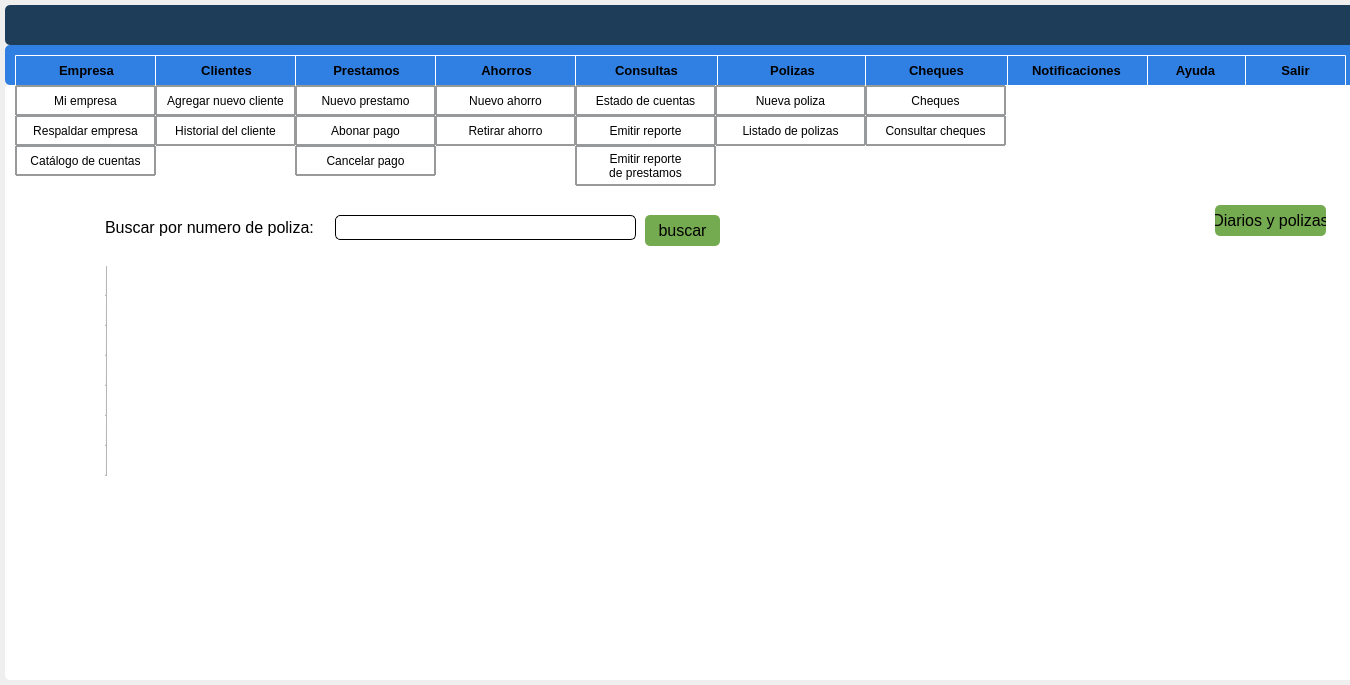
<?xml version="1.0" encoding="UTF-8"?>
<ui version="4.0">
 <class>DetailWindow</class>
 <widget class="QWidget" name="DetailWindow">
  <property name="geometry">
   <rect>
    <x>0</x>
    <y>0</y>
    <width>1350</width>
    <height>685</height>
   </rect>
  </property>
  <property name="windowTitle">
   <string>Form</string>
  </property>
  <property name="styleSheet">
   <string notr="true">QWidget#DetailWindow{border-radius: 5px}</string>
  </property>
  <layout class="QVBoxLayout" name="verticalLayout">
   <property name="spacing">
    <number>0</number>
   </property>
   <property name="leftMargin">
    <number>0</number>
   </property>
   <property name="topMargin">
    <number>0</number>
   </property>
   <property name="rightMargin">
    <number>0</number>
   </property>
   <property name="bottomMargin">
    <number>0</number>
   </property>
   <item>
    <widget class="QFrame" name="central_widget_frame">
     <property name="minimumSize">
      <size>
       <width>1350</width>
       <height>0</height>
      </size>
     </property>
     <property name="styleSheet">
      <string notr="true">border-radius: 5px</string>
     </property>
     <property name="frameShape">
      <enum>QFrame::StyledPanel</enum>
     </property>
     <property name="frameShadow">
      <enum>QFrame::Raised</enum>
     </property>
     <layout class="QVBoxLayout" name="shadow_layout">
      <property name="spacing">
       <number>0</number>
      </property>
      <property name="leftMargin">
       <number>5</number>
      </property>
      <property name="topMargin">
       <number>5</number>
      </property>
      <property name="rightMargin">
       <number>5</number>
      </property>
      <property name="bottomMargin">
       <number>5</number>
      </property>
      <item>
       <widget class="QFrame" name="background_frame">
        <property name="minimumSize">
         <size>
          <width>1350</width>
          <height>0</height>
         </size>
        </property>
        <property name="styleSheet">
         <string notr="true">QWidgget#background_frame{background-color: rgb(245, 240, 225);}</string>
        </property>
        <property name="frameShape">
         <enum>QFrame::StyledPanel</enum>
        </property>
        <property name="frameShadow">
         <enum>QFrame::Raised</enum>
        </property>
        <layout class="QVBoxLayout" name="verticalLayout_2">
         <property name="spacing">
          <number>0</number>
         </property>
         <property name="leftMargin">
          <number>0</number>
         </property>
         <property name="topMargin">
          <number>0</number>
         </property>
         <property name="rightMargin">
          <number>0</number>
         </property>
         <property name="bottomMargin">
          <number>0</number>
         </property>
         <item>
          <widget class="QFrame" name="top_bar_frame">
           <property name="minimumSize">
            <size>
             <width>0</width>
             <height>40</height>
            </size>
           </property>
           <property name="maximumSize">
            <size>
             <width>16777215</width>
             <height>40</height>
            </size>
           </property>
           <property name="styleSheet">
            <string notr="true">background-color: #1e3d59;
border-radius: 5px</string>
           </property>
           <property name="frameShape">
            <enum>QFrame::StyledPanel</enum>
           </property>
           <property name="frameShadow">
            <enum>QFrame::Raised</enum>
           </property>
           <layout class="QHBoxLayout" name="horizontalLayout_3">
            <item>
             <widget class="QLabel" name="title_label">
              <property name="minimumSize">
               <size>
                <width>1100</width>
                <height>0</height>
               </size>
              </property>
              <property name="font">
               <font>
                <pointsize>10</pointsize>
                <bold>true</bold>
               </font>
              </property>
              <property name="styleSheet">
               <string notr="true">color: white;</string>
              </property>
              <property name="text">
               <string/>
              </property>
             </widget>
            </item>
            <item>
             <widget class="QFrame" name="buttons_holder_frame">
              <property name="minimumSize">
               <size>
                <width>180</width>
                <height>30</height>
               </size>
              </property>
              <property name="maximumSize">
               <size>
                <width>113</width>
                <height>16777215</height>
               </size>
              </property>
              <property name="frameShape">
               <enum>QFrame::StyledPanel</enum>
              </property>
              <property name="frameShadow">
               <enum>QFrame::Raised</enum>
              </property>
              <widget class="QToolButton" name="restore_button">
               <property name="geometry">
                <rect>
                 <x>110</x>
                 <y>0</y>
                 <width>22</width>
                 <height>22</height>
                </rect>
               </property>
               <property name="text">
                <string/>
               </property>
               <property name="icon">
                <iconset>
                 <normaloff>../../pys6-recipes-organizer-master/assets/icons/restore-window.png</normaloff>../../pys6-recipes-organizer-master/assets/icons/restore-window.png</iconset>
               </property>
               <property name="iconSize">
                <size>
                 <width>25</width>
                 <height>25</height>
                </size>
               </property>
              </widget>
              <widget class="QToolButton" name="close_button">
               <property name="geometry">
                <rect>
                 <x>150</x>
                 <y>0</y>
                 <width>22</width>
                 <height>22</height>
                </rect>
               </property>
               <property name="text">
                <string/>
               </property>
               <property name="icon">
                <iconset>
                 <normaloff>../../pys6-recipes-organizer-master/assets/icons/close-window.png</normaloff>../../pys6-recipes-organizer-master/assets/icons/close-window.png</iconset>
               </property>
               <property name="iconSize">
                <size>
                 <width>25</width>
                 <height>25</height>
                </size>
               </property>
              </widget>
              <widget class="QToolButton" name="maximize_button">
               <property name="geometry">
                <rect>
                 <x>107</x>
                 <y>0</y>
                 <width>31</width>
                 <height>22</height>
                </rect>
               </property>
               <property name="text">
                <string/>
               </property>
               <property name="icon">
                <iconset>
                 <normaloff>../../pys6-recipes-organizer-master/assets/icons/maximize-window.png</normaloff>../../pys6-recipes-organizer-master/assets/icons/maximize-window.png</iconset>
               </property>
               <property name="iconSize">
                <size>
                 <width>25</width>
                 <height>25</height>
                </size>
               </property>
              </widget>
              <widget class="QToolButton" name="minimize_button">
               <property name="geometry">
                <rect>
                 <x>70</x>
                 <y>0</y>
                 <width>22</width>
                 <height>22</height>
                </rect>
               </property>
               <property name="text">
                <string/>
               </property>
               <property name="icon">
                <iconset>
                 <normaloff>../../pys6-recipes-organizer-master/assets/icons/minimize-window.png</normaloff>../../pys6-recipes-organizer-master/assets/icons/minimize-window.png</iconset>
               </property>
               <property name="iconSize">
                <size>
                 <width>25</width>
                 <height>25</height>
                </size>
               </property>
              </widget>
             </widget>
            </item>
           </layout>
          </widget>
         </item>
         <item>
          <widget class="QFrame" name="content_frame">
           <property name="frameShape">
            <enum>QFrame::StyledPanel</enum>
           </property>
           <property name="frameShadow">
            <enum>QFrame::Raised</enum>
           </property>
           <layout class="QVBoxLayout" name="verticalLayout_3">
            <property name="spacing">
             <number>0</number>
            </property>
            <property name="leftMargin">
             <number>0</number>
            </property>
            <property name="topMargin">
             <number>0</number>
            </property>
            <property name="rightMargin">
             <number>0</number>
            </property>
            <property name="bottomMargin">
             <number>0</number>
            </property>
            <item>
             <widget class="QFrame" name="barra_principal_frame">
              <property name="enabled">
               <bool>true</bool>
              </property>
              <property name="minimumSize">
               <size>
                <width>0</width>
                <height>20</height>
               </size>
              </property>
              <property name="maximumSize">
               <size>
                <width>16777215</width>
                <height>40</height>
               </size>
              </property>
              <property name="styleSheet">
               <string notr="true">QWidget#barra_principal_frame{background-color: rgb(48, 127, 226);
border-radius: 5px}</string>
              </property>
              <property name="frameShape">
               <enum>QFrame::StyledPanel</enum>
              </property>
              <property name="frameShadow">
               <enum>QFrame::Raised</enum>
              </property>
              <widget class="QPushButton" name="Empresa">
               <property name="geometry">
                <rect>
                 <x>10</x>
                 <y>10</y>
                 <width>143</width>
                 <height>31</height>
                </rect>
               </property>
               <property name="font">
                <font>
                 <pointsize>10</pointsize>
                 <bold>true</bold>
                </font>
               </property>
               <property name="styleSheet">
                <string notr="true">border-style: solid;
background-color: rgb(48, 127, 226);
border-width: 1px;
border-color: rgb(255, 255, 255);
border-radius: 1px;</string>
               </property>
               <property name="text">
                <string>Empresa</string>
               </property>
               <property name="icon">
                <iconset>
                 <normaloff>../assets/Iconos/house.png</normaloff>../assets/Iconos/house.png</iconset>
               </property>
               <property name="iconSize">
                <size>
                 <width>40</width>
                 <height>40</height>
                </size>
               </property>
              </widget>
              <widget class="QPushButton" name="Clientes">
               <property name="geometry">
                <rect>
                 <x>150</x>
                 <y>10</y>
                 <width>143</width>
                 <height>31</height>
                </rect>
               </property>
               <property name="font">
                <font>
                 <pointsize>10</pointsize>
                 <bold>true</bold>
                </font>
               </property>
               <property name="styleSheet">
                <string notr="true">border-style: solid;
background-color: rgb(48, 127, 226);
border-width: 1px;
border-color: rgb(255, 255, 255);
border-radius: 1px;</string>
               </property>
               <property name="text">
                <string>Clientes</string>
               </property>
               <property name="icon">
                <iconset>
                 <normaloff>../assets/Iconos/60eb68bb3242ef4ac327a3fe28d25719.png</normaloff>../assets/Iconos/60eb68bb3242ef4ac327a3fe28d25719.png</iconset>
               </property>
               <property name="iconSize">
                <size>
                 <width>30</width>
                 <height>30</height>
                </size>
               </property>
              </widget>
              <widget class="QPushButton" name="Prestamos">
               <property name="geometry">
                <rect>
                 <x>290</x>
                 <y>10</y>
                 <width>143</width>
                 <height>31</height>
                </rect>
               </property>
               <property name="font">
                <font>
                 <pointsize>10</pointsize>
                 <bold>true</bold>
                </font>
               </property>
               <property name="styleSheet">
                <string notr="true">border-style: solid;
background-color: rgb(48, 127, 226);
border-width: 1px;
border-color: rgb(255, 255, 255);
border-radius: 1px;</string>
               </property>
               <property name="text">
                <string>Prestamos</string>
               </property>
               <property name="icon">
                <iconset>
                 <normaloff>../assets/Iconos/prestamos.png</normaloff>../assets/Iconos/prestamos.png</iconset>
               </property>
               <property name="iconSize">
                <size>
                 <width>35</width>
                 <height>35</height>
                </size>
               </property>
              </widget>
              <widget class="QPushButton" name="Ahorros">
               <property name="geometry">
                <rect>
                 <x>430</x>
                 <y>10</y>
                 <width>143</width>
                 <height>31</height>
                </rect>
               </property>
               <property name="font">
                <font>
                 <pointsize>10</pointsize>
                 <bold>true</bold>
                </font>
               </property>
               <property name="styleSheet">
                <string notr="true">border-style: solid;
background-color: rgb(48, 127, 226);
border-width: 1px;
border-color: rgb(255, 255, 255);
border-radius: 1px;</string>
               </property>
               <property name="text">
                <string>Ahorros</string>
               </property>
               <property name="icon">
                <iconset>
                 <normaloff>../assets/Iconos/497f1ee33d47f13536a037095be32bde-icono-de-circulo-de-banco-de-cerdo.png</normaloff>../assets/Iconos/497f1ee33d47f13536a037095be32bde-icono-de-circulo-de-banco-de-cerdo.png</iconset>
               </property>
               <property name="iconSize">
                <size>
                 <width>35</width>
                 <height>30</height>
                </size>
               </property>
              </widget>
              <widget class="QPushButton" name="Consultas">
               <property name="geometry">
                <rect>
                 <x>570</x>
                 <y>10</y>
                 <width>143</width>
                 <height>31</height>
                </rect>
               </property>
               <property name="font">
                <font>
                 <pointsize>10</pointsize>
                 <bold>true</bold>
                </font>
               </property>
               <property name="styleSheet">
                <string notr="true">border-style: solid;
background-color: rgb(48, 127, 226);
border-width: 1px;
border-color: rgb(255, 255, 255);
border-radius: 1px;</string>
               </property>
               <property name="text">
                <string>Consultas</string>
               </property>
               <property name="icon">
                <iconset>
                 <normaloff>../assets/Iconos/consultas.png</normaloff>../assets/Iconos/consultas.png</iconset>
               </property>
               <property name="iconSize">
                <size>
                 <width>40</width>
                 <height>40</height>
                </size>
               </property>
              </widget>
              <widget class="QPushButton" name="Ayuda">
               <property name="geometry">
                <rect>
                 <x>1140</x>
                 <y>10</y>
                 <width>101</width>
                 <height>31</height>
                </rect>
               </property>
               <property name="font">
                <font>
                 <pointsize>10</pointsize>
                 <bold>true</bold>
                </font>
               </property>
               <property name="styleSheet">
                <string notr="true">border-style: solid;
background-color: rgb(48, 127, 226);
border-width: 1px;
border-color: rgb(255, 255, 255);
border-radius: 1px;</string>
               </property>
               <property name="text">
                <string>Ayuda</string>
               </property>
               <property name="icon">
                <iconset>
                 <normaloff>../assets/Iconos/ayuda.png</normaloff>../assets/Iconos/ayuda.png</iconset>
               </property>
               <property name="iconSize">
                <size>
                 <width>40</width>
                 <height>40</height>
                </size>
               </property>
              </widget>
              <widget class="QPushButton" name="Salir">
               <property name="geometry">
                <rect>
                 <x>1240</x>
                 <y>10</y>
                 <width>101</width>
                 <height>31</height>
                </rect>
               </property>
               <property name="font">
                <font>
                 <pointsize>10</pointsize>
                 <bold>true</bold>
                </font>
               </property>
               <property name="styleSheet">
                <string notr="true">border-style: solid;
background-color: rgb(48, 127, 226);
border-width: 1px;
border-color: rgb(255, 255, 255);
border-radius: 1px;</string>
               </property>
               <property name="text">
                <string>Salir</string>
               </property>
               <property name="icon">
                <iconset>
                 <normaloff>../assets/Iconos/exit.png</normaloff>../assets/Iconos/exit.png</iconset>
               </property>
               <property name="iconSize">
                <size>
                 <width>30</width>
                 <height>30</height>
                </size>
               </property>
              </widget>
              <widget class="QPushButton" name="Notificaciones">
               <property name="geometry">
                <rect>
                 <x>1000</x>
                 <y>10</y>
                 <width>143</width>
                 <height>31</height>
                </rect>
               </property>
               <property name="font">
                <font>
                 <pointsize>10</pointsize>
                 <bold>true</bold>
                </font>
               </property>
               <property name="styleSheet">
                <string notr="true">border-style: solid;
background-color: rgb(48, 127, 226);
border-width: 1px;
border-color: rgb(255, 255, 255);
border-radius: 1px;</string>
               </property>
               <property name="text">
                <string>Notificaciones</string>
               </property>
               <property name="icon">
                <iconset>
                 <normaloff>../assets/Iconos/Imagen2.png</normaloff>../assets/Iconos/Imagen2.png</iconset>
               </property>
               <property name="iconSize">
                <size>
                 <width>25</width>
                 <height>25</height>
                </size>
               </property>
              </widget>
              <widget class="QPushButton" name="PolizaS">
               <property name="geometry">
                <rect>
                 <x>712</x>
                 <y>10</y>
                 <width>151</width>
                 <height>31</height>
                </rect>
               </property>
               <property name="font">
                <font>
                 <pointsize>10</pointsize>
                 <bold>true</bold>
                </font>
               </property>
               <property name="styleSheet">
                <string notr="true">border-style: solid;
background-color: rgb(48, 127, 226);
border-width: 1px;
border-color: rgb(255, 255, 255);
border-radius: 1px;</string>
               </property>
               <property name="text">
                <string>Polizas</string>
               </property>
               <property name="icon">
                <iconset>
                 <normaloff>../assets/Iconos/polizas.png</normaloff>../assets/Iconos/polizas.png</iconset>
               </property>
               <property name="iconSize">
                <size>
                 <width>25</width>
                 <height>25</height>
                </size>
               </property>
              </widget>
              <widget class="QPushButton" name="ChequeS">
               <property name="geometry">
                <rect>
                 <x>860</x>
                 <y>10</y>
                 <width>143</width>
                 <height>31</height>
                </rect>
               </property>
               <property name="font">
                <font>
                 <pointsize>10</pointsize>
                 <bold>true</bold>
                </font>
               </property>
               <property name="styleSheet">
                <string notr="true">border-style: solid;
background-color: rgb(48, 127, 226);
border-width: 1px;
border-color: rgb(255, 255, 255);
border-radius: 1px;</string>
               </property>
               <property name="text">
                <string>Cheques</string>
               </property>
               <property name="icon">
                <iconset>
                 <normaloff>../assets/Iconos/cheques.png</normaloff>../assets/Iconos/cheques.png</iconset>
               </property>
               <property name="iconSize">
                <size>
                 <width>40</width>
                 <height>40</height>
                </size>
               </property>
              </widget>
              <widget class="QLabel" name="notify">
               <property name="geometry">
                <rect>
                 <x>1010</x>
                 <y>20</y>
                 <width>16</width>
                 <height>16</height>
                </rect>
               </property>
               <property name="styleSheet">
                <string notr="true">image: url(:/imagen/rojo.png);</string>
               </property>
               <property name="text">
                <string>&lt;html&gt;&lt;head/&gt;&lt;body&gt;&lt;p align=&quot;center&quot;&gt;&lt;br/&gt;&lt;/p&gt;&lt;/body&gt;&lt;/html&gt;</string>
               </property>
              </widget>
             </widget>
            </item>
            <item>
             <widget class="QFrame" name="contenido">
              <property name="styleSheet">
               <string notr="true">background-color: rgb(255, 255, 255);</string>
              </property>
              <property name="frameShape">
               <enum>QFrame::StyledPanel</enum>
              </property>
              <property name="frameShadow">
               <enum>QFrame::Raised</enum>
              </property>
              <widget class="QLabel" name="label_18">
               <property name="geometry">
                <rect>
                 <x>1000</x>
                 <y>10</y>
                 <width>251</width>
                 <height>51</height>
                </rect>
               </property>
               <property name="text">
                <string/>
               </property>
              </widget>
              <widget class="QFrame" name="frame">
               <property name="geometry">
                <rect>
                 <x>0</x>
                 <y>0</y>
                 <width>1431</width>
                 <height>101</height>
                </rect>
               </property>
               <property name="frameShape">
                <enum>QFrame::StyledPanel</enum>
               </property>
               <property name="frameShadow">
                <enum>QFrame::Raised</enum>
               </property>
               <widget class="QLabel" name="IngresaTitulo">
                <property name="geometry">
                 <rect>
                  <x>240</x>
                  <y>20</y>
                  <width>841</width>
                  <height>61</height>
                 </rect>
                </property>
                <property name="minimumSize">
                 <size>
                  <width>750</width>
                  <height>0</height>
                 </size>
                </property>
                <property name="maximumSize">
                 <size>
                  <width>1600</width>
                  <height>16777215</height>
                 </size>
                </property>
                <property name="font">
                 <font>
                  <pointsize>16</pointsize>
                 </font>
                </property>
                <property name="styleSheet">
                 <string notr="true"/>
                </property>
                <property name="text">
                 <string>&lt;html&gt;&lt;head/&gt;&lt;body&gt;&lt;p align=&quot;center&quot;&gt;Listado de polizas&lt;/p&gt;&lt;/body&gt;&lt;/html&gt;</string>
                </property>
               </widget>
               <widget class="QLabel" name="label_10">
                <property name="geometry">
                 <rect>
                  <x>1200</x>
                  <y>10</y>
                  <width>80</width>
                  <height>80</height>
                 </rect>
                </property>
                <property name="minimumSize">
                 <size>
                  <width>80</width>
                  <height>80</height>
                 </size>
                </property>
                <property name="text">
                 <string/>
                </property>
                <property name="pixmap">
                 <pixmap resource="../imagenes/res.qrc">:/imagen/logobueno_preview_rev_1.png</pixmap>
                </property>
               </widget>
               <widget class="QPushButton" name="Catalogo">
                <property name="geometry">
                 <rect>
                  <x>10</x>
                  <y>60</y>
                  <width>141</width>
                  <height>31</height>
                 </rect>
                </property>
                <property name="styleSheet">
                 <string notr="true">border-style: solid;
border-width: 2px;
border-color: rgb(151, 153, 155);
border-radius: 1px;
</string>
                </property>
                <property name="text">
                 <string>Catálogo de cuentas</string>
                </property>
               </widget>
               <widget class="QPushButton" name="Respaldo">
                <property name="geometry">
                 <rect>
                  <x>10</x>
                  <y>30</y>
                  <width>141</width>
                  <height>31</height>
                 </rect>
                </property>
                <property name="styleSheet">
                 <string notr="true">border-style: solid;
border-width: 2px;
border-color: rgb(151, 153, 155);
border-radius: 1px;
</string>
                </property>
                <property name="text">
                 <string>Respaldar empresa</string>
                </property>
               </widget>
               <widget class="QPushButton" name="Mi_Empresa">
                <property name="geometry">
                 <rect>
                  <x>10</x>
                  <y>0</y>
                  <width>141</width>
                  <height>31</height>
                 </rect>
                </property>
                <property name="styleSheet">
                 <string notr="true">border-style: solid;
border-width: 2px;
border-color: rgb(151, 153, 155);
border-radius: 1px;
</string>
                </property>
                <property name="text">
                 <string>Mi empresa</string>
                </property>
               </widget>
               <widget class="QPushButton" name="Ahorro">
                <property name="geometry">
                 <rect>
                  <x>430</x>
                  <y>0</y>
                  <width>141</width>
                  <height>31</height>
                 </rect>
                </property>
                <property name="styleSheet">
                 <string notr="true">border-style: solid;
border-width: 2px;
border-color: rgb(151, 153, 155);
border-radius: 1px;
</string>
                </property>
                <property name="text">
                 <string>Nuevo ahorro</string>
                </property>
               </widget>
               <widget class="QPushButton" name="abonar">
                <property name="geometry">
                 <rect>
                  <x>290</x>
                  <y>30</y>
                  <width>141</width>
                  <height>31</height>
                 </rect>
                </property>
                <property name="styleSheet">
                 <string notr="true">border-style: solid;
border-width: 2px;
border-color: rgb(151, 153, 155);
border-radius: 1px;
</string>
                </property>
                <property name="text">
                 <string>Abonar pago</string>
                </property>
               </widget>
               <widget class="QPushButton" name="Reportes">
                <property name="geometry">
                 <rect>
                  <x>570</x>
                  <y>30</y>
                  <width>141</width>
                  <height>31</height>
                 </rect>
                </property>
                <property name="styleSheet">
                 <string notr="true">border-style: solid;
border-width: 2px;
border-color: rgb(151, 153, 155);
border-radius: 1px;
</string>
                </property>
                <property name="text">
                 <string>Emitir reporte</string>
                </property>
               </widget>
               <widget class="QPushButton" name="Polizas">
                <property name="geometry">
                 <rect>
                  <x>710</x>
                  <y>0</y>
                  <width>151</width>
                  <height>31</height>
                 </rect>
                </property>
                <property name="styleSheet">
                 <string notr="true">border-style: solid;
border-width: 2px;
border-color: rgb(151, 153, 155);
border-radius: 1px;
</string>
                </property>
                <property name="text">
                 <string>Nueva poliza</string>
                </property>
               </widget>
               <widget class="QPushButton" name="Historial">
                <property name="geometry">
                 <rect>
                  <x>150</x>
                  <y>30</y>
                  <width>141</width>
                  <height>31</height>
                 </rect>
                </property>
                <property name="styleSheet">
                 <string notr="true">border-style: solid;
border-width: 2px;
border-color: rgb(151, 153, 155);
border-radius: 1px;
</string>
                </property>
                <property name="text">
                 <string>Historial del cliente</string>
                </property>
               </widget>
               <widget class="QPushButton" name="Estado">
                <property name="geometry">
                 <rect>
                  <x>570</x>
                  <y>0</y>
                  <width>141</width>
                  <height>31</height>
                 </rect>
                </property>
                <property name="styleSheet">
                 <string notr="true">border-style: solid;
border-width: 2px;
border-color: rgb(151, 153, 155);
border-radius: 1px;
</string>
                </property>
                <property name="text">
                 <string>Estado de cuentas</string>
                </property>
               </widget>
               <widget class="QPushButton" name="cancelar">
                <property name="geometry">
                 <rect>
                  <x>290</x>
                  <y>60</y>
                  <width>141</width>
                  <height>31</height>
                 </rect>
                </property>
                <property name="styleSheet">
                 <string notr="true">border-style: solid;
border-width: 2px;
border-color: rgb(151, 153, 155);
border-radius: 1px;
</string>
                </property>
                <property name="text">
                 <string>Cancelar pago</string>
                </property>
               </widget>
               <widget class="QPushButton" name="Cliente">
                <property name="geometry">
                 <rect>
                  <x>150</x>
                  <y>0</y>
                  <width>141</width>
                  <height>31</height>
                 </rect>
                </property>
                <property name="styleSheet">
                 <string notr="true">border-style: solid;
border-width: 2px;
border-color: rgb(151, 153, 155);
border-radius: 1px;
</string>
                </property>
                <property name="text">
                 <string>Agregar nuevo cliente</string>
                </property>
               </widget>
               <widget class="QPushButton" name="Retirar">
                <property name="geometry">
                 <rect>
                  <x>430</x>
                  <y>30</y>
                  <width>141</width>
                  <height>31</height>
                 </rect>
                </property>
                <property name="styleSheet">
                 <string notr="true">border-style: solid;
border-width: 2px;
border-color: rgb(151, 153, 155);
border-radius: 1px;
</string>
                </property>
                <property name="text">
                 <string>Retirar ahorro</string>
                </property>
               </widget>
               <widget class="QPushButton" name="Cheques">
                <property name="geometry">
                 <rect>
                  <x>860</x>
                  <y>0</y>
                  <width>141</width>
                  <height>31</height>
                 </rect>
                </property>
                <property name="styleSheet">
                 <string notr="true">border-style: solid;
border-width: 2px;
border-color: rgb(151, 153, 155);
border-radius: 1px;
</string>
                </property>
                <property name="text">
                 <string>Cheques</string>
                </property>
               </widget>
               <widget class="QPushButton" name="Consulta_cheque">
                <property name="geometry">
                 <rect>
                  <x>860</x>
                  <y>30</y>
                  <width>141</width>
                  <height>31</height>
                 </rect>
                </property>
                <property name="styleSheet">
                 <string notr="true">border-style: solid;
border-width: 2px;
border-color: rgb(151, 153, 155);
border-radius: 1px;
</string>
                </property>
                <property name="text">
                 <string>Consultar cheques</string>
                </property>
               </widget>
               <widget class="QPushButton" name="Listado">
                <property name="geometry">
                 <rect>
                  <x>710</x>
                  <y>30</y>
                  <width>151</width>
                  <height>31</height>
                 </rect>
                </property>
                <property name="styleSheet">
                 <string notr="true">border-style: solid;
border-width: 2px;
border-color: rgb(151, 153, 155);
border-radius: 1px;
</string>
                </property>
                <property name="text">
                 <string>Listado de polizas</string>
                </property>
               </widget>
               <widget class="QPushButton" name="prestamo">
                <property name="geometry">
                 <rect>
                  <x>290</x>
                  <y>0</y>
                  <width>141</width>
                  <height>31</height>
                 </rect>
                </property>
                <property name="styleSheet">
                 <string notr="true">border-style: solid;
border-width: 2px;
border-color: rgb(151, 153, 155);
border-radius: 1px;
</string>
                </property>
                <property name="text">
                 <string>Nuevo prestamo</string>
                </property>
               </widget>
               <widget class="QPushButton" name="Reportes_2">
                <property name="geometry">
                 <rect>
                  <x>570</x>
                  <y>60</y>
                  <width>141</width>
                  <height>41</height>
                 </rect>
                </property>
                <property name="styleSheet">
                 <string notr="true">border-style: solid;
border-width: 2px;
border-color: rgb(151, 153, 155);
border-radius: 1px;
</string>
                </property>
                <property name="text">
                 <string>Emitir reporte 
de prestamos</string>
                </property>
               </widget>
              </widget>
              <widget class="QFrame" name="Desarrollo">
               <property name="geometry">
                <rect>
                 <x>20</x>
                 <y>110</y>
                 <width>1400</width>
                 <height>491</height>
                </rect>
               </property>
               <property name="minimumSize">
                <size>
                 <width>1350</width>
                 <height>0</height>
                </size>
               </property>
               <property name="frameShape">
                <enum>QFrame::StyledPanel</enum>
               </property>
               <property name="frameShadow">
                <enum>QFrame::Raised</enum>
               </property>
               <widget class="QPushButton" name="boton_b_nombre">
                <property name="geometry">
                 <rect>
                  <x>620</x>
                  <y>20</y>
                  <width>75</width>
                  <height>31</height>
                 </rect>
                </property>
                <property name="font">
                 <font>
                  <pointsize>12</pointsize>
                 </font>
                </property>
                <property name="styleSheet">
                 <string notr="true">background-color: rgb(116, 170, 80);</string>
                </property>
                <property name="text">
                 <string>buscar</string>
                </property>
               </widget>
               <widget class="QTableWidget" name="tabla_listado_polizas">
                <property name="geometry">
                 <rect>
                  <x>80</x>
                  <y>71</y>
                  <width>791</width>
                  <height>261</height>
                 </rect>
                </property>
                <row>
                 <property name="text">
                  <string/>
                 </property>
                </row>
                <row>
                 <property name="text">
                  <string/>
                 </property>
                </row>
                <row>
                 <property name="text">
                  <string/>
                 </property>
                </row>
                <row>
                 <property name="text">
                  <string/>
                 </property>
                </row>
                <row>
                 <property name="text">
                  <string/>
                 </property>
                </row>
                <row>
                 <property name="text">
                  <string/>
                 </property>
                </row>
                <row>
                 <property name="text">
                  <string/>
                 </property>
                </row>
               </widget>
               <widget class="QPushButton" name="boton_diarios_y_polizas">
                <property name="geometry">
                 <rect>
                  <x>1190</x>
                  <y>10</y>
                  <width>111</width>
                  <height>31</height>
                 </rect>
                </property>
                <property name="font">
                 <font>
                  <pointsize>12</pointsize>
                 </font>
                </property>
                <property name="styleSheet">
                 <string notr="true">background-color: rgb(116, 170, 80);</string>
                </property>
                <property name="text">
                 <string>Diarios y polizas</string>
                </property>
               </widget>
               <widget class="QLineEdit" name="RFC_e">
                <property name="geometry">
                 <rect>
                  <x>310</x>
                  <y>20</y>
                  <width>301</width>
                  <height>25</height>
                 </rect>
                </property>
                <property name="maximumSize">
                 <size>
                  <width>16777215</width>
                  <height>25</height>
                 </size>
                </property>
                <property name="font">
                 <font>
                  <pointsize>12</pointsize>
                 </font>
                </property>
                <property name="styleSheet">
                 <string notr="true">QLineEdit#RFC_e{border: 1px solid rgb(0, 0, 0);}</string>
                </property>
               </widget>
               <widget class="QLabel" name="label_20">
                <property name="geometry">
                 <rect>
                  <x>80</x>
                  <y>20</y>
                  <width>211</width>
                  <height>25</height>
                 </rect>
                </property>
                <property name="maximumSize">
                 <size>
                  <width>1100</width>
                  <height>25</height>
                 </size>
                </property>
                <property name="font">
                 <font>
                  <pointsize>12</pointsize>
                 </font>
                </property>
                <property name="text">
                 <string>Buscar por numero de poliza:</string>
                </property>
               </widget>
              </widget>
             </widget>
            </item>
           </layout>
          </widget>
         </item>
        </layout>
       </widget>
      </item>
     </layout>
    </widget>
   </item>
  </layout>
 </widget>
 <resources>
  <include location="../imagenes/res.qrc"/>
 </resources>
 <connections/>
</ui>
